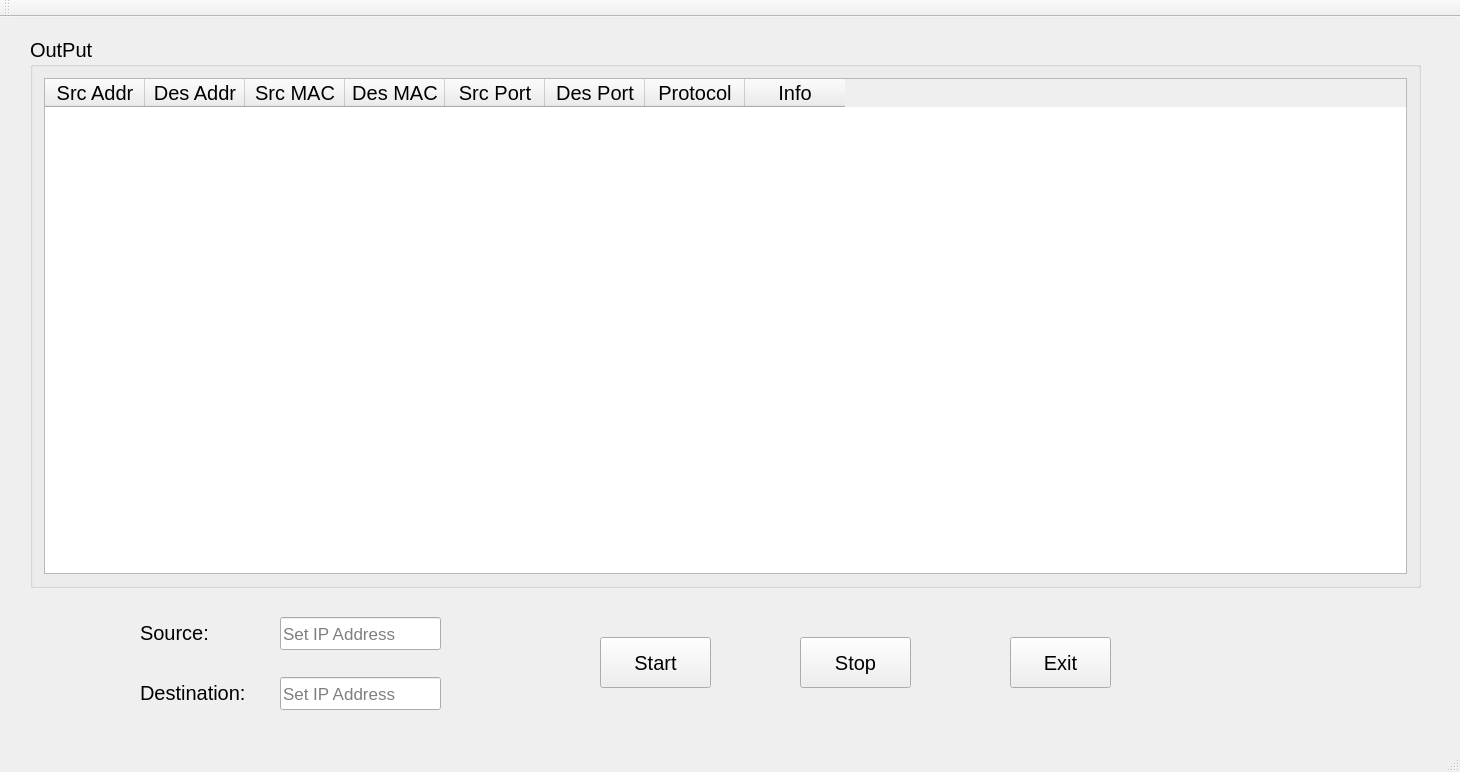
<?xml version="1.0" encoding="UTF-8"?>
<ui version="4.0">
 <class>MainWindow</class>
 <widget class="QMainWindow" name="MainWindow">
  <property name="geometry">
   <rect>
    <x>0</x>
    <y>0</y>
    <width>1460</width>
    <height>772</height>
   </rect>
  </property>
  <property name="windowTitle">
   <string>MainWindow</string>
  </property>
  <widget class="QWidget" name="centralWidget">
   <widget class="QGroupBox" name="outGBox">
    <property name="geometry">
     <rect>
      <x>30</x>
      <y>20</y>
      <width>1391</width>
      <height>551</height>
     </rect>
    </property>
    <property name="font">
     <font>
      <pointsize>15</pointsize>
     </font>
    </property>
    <property name="title">
     <string>OutPut</string>
    </property>
    <layout class="QVBoxLayout" name="verticalLayout">
     <item>
      <widget class="QTableWidget" name="outTable">
       <column>
        <property name="text">
         <string>Src Addr</string>
        </property>
       </column>
       <column>
        <property name="text">
         <string>Des Addr</string>
        </property>
       </column>
       <column>
        <property name="text">
         <string>Src MAC</string>
        </property>
       </column>
       <column>
        <property name="text">
         <string>Des MAC</string>
        </property>
       </column>
       <column>
        <property name="text">
         <string>Src Port</string>
        </property>
       </column>
       <column>
        <property name="text">
         <string>Des Port</string>
        </property>
       </column>
       <column>
        <property name="text">
         <string>Protocol</string>
        </property>
       </column>
       <column>
        <property name="text">
         <string>Info</string>
        </property>
       </column>
      </widget>
     </item>
    </layout>
   </widget>
   <widget class="QPushButton" name="startButton">
    <property name="geometry">
     <rect>
      <x>600</x>
      <y>620</y>
      <width>111</width>
      <height>51</height>
     </rect>
    </property>
    <property name="font">
     <font>
      <pointsize>15</pointsize>
     </font>
    </property>
    <property name="text">
     <string>Start</string>
    </property>
   </widget>
   <widget class="QPushButton" name="stopButton">
    <property name="geometry">
     <rect>
      <x>800</x>
      <y>620</y>
      <width>111</width>
      <height>51</height>
     </rect>
    </property>
    <property name="font">
     <font>
      <pointsize>15</pointsize>
     </font>
    </property>
    <property name="text">
     <string>Stop</string>
    </property>
   </widget>
   <widget class="QPushButton" name="exitButton">
    <property name="geometry">
     <rect>
      <x>1010</x>
      <y>620</y>
      <width>101</width>
      <height>51</height>
     </rect>
    </property>
    <property name="font">
     <font>
      <pointsize>15</pointsize>
     </font>
    </property>
    <property name="text">
     <string>Exit</string>
    </property>
   </widget>
   <widget class="QLineEdit" name="addrSLEdit">
    <property name="geometry">
     <rect>
      <x>280</x>
      <y>600</y>
      <width>161</width>
      <height>33</height>
     </rect>
    </property>
    <property name="font">
     <font>
      <pointsize>13</pointsize>
     </font>
    </property>
    <property name="inputMask">
     <string/>
    </property>
    <property name="text">
     <string/>
    </property>
    <property name="maxLength">
     <number>32767</number>
    </property>
    <property name="placeholderText">
     <string>Set IP Address</string>
    </property>
   </widget>
   <widget class="QLabel" name="sourceLabel">
    <property name="geometry">
     <rect>
      <x>140</x>
      <y>600</y>
      <width>71</width>
      <height>31</height>
     </rect>
    </property>
    <property name="font">
     <font>
      <pointsize>15</pointsize>
     </font>
    </property>
    <property name="text">
     <string>Source:</string>
    </property>
    <property name="buddy">
     <cstring>addrSLEdit</cstring>
    </property>
   </widget>
   <widget class="QLabel" name="destLabel">
    <property name="geometry">
     <rect>
      <x>140</x>
      <y>660</y>
      <width>121</width>
      <height>31</height>
     </rect>
    </property>
    <property name="font">
     <font>
      <pointsize>15</pointsize>
     </font>
    </property>
    <property name="text">
     <string>Destination:</string>
    </property>
    <property name="buddy">
     <cstring>addrDLEdit</cstring>
    </property>
   </widget>
   <widget class="QLineEdit" name="addrDLEdit">
    <property name="geometry">
     <rect>
      <x>280</x>
      <y>660</y>
      <width>161</width>
      <height>33</height>
     </rect>
    </property>
    <property name="font">
     <font>
      <pointsize>13</pointsize>
     </font>
    </property>
    <property name="placeholderText">
     <string>Set IP Address</string>
    </property>
   </widget>
  </widget>
  <widget class="QMenuBar" name="menuBar">
   <property name="geometry">
    <rect>
     <x>0</x>
     <y>0</y>
     <width>1460</width>
     <height>27</height>
    </rect>
   </property>
  </widget>
  <widget class="QToolBar" name="mainToolBar">
   <attribute name="toolBarArea">
    <enum>TopToolBarArea</enum>
   </attribute>
   <attribute name="toolBarBreak">
    <bool>false</bool>
   </attribute>
  </widget>
  <widget class="QStatusBar" name="statusBar"/>
 </widget>
 <layoutdefault spacing="6" margin="11"/>
 <resources/>
 <connections>
  <connection>
   <sender>exitButton</sender>
   <signal>clicked()</signal>
   <receiver>MainWindow</receiver>
   <slot>close()</slot>
   <hints>
    <hint type="sourcelabel">
     <x>919</x>
     <y>663</y>
    </hint>
    <hint type="destinationlabel">
     <x>854</x>
     <y>705</y>
    </hint>
   </hints>
  </connection>
 </connections>
</ui>
